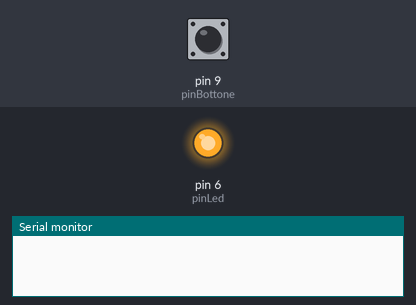
Bench run of a sketch on a simulated Arduino Uno, built with avr-gcc and run on an emulated ATmega328P. On the bench: output pins drawn as LEDs (lit = HIGH), the last lines printed to the serial monitor. The inputs (shaded band) are chosen by the test bench; at power-on: pin 9 (pinBottone) HIGH. Random numbers use the default seed unless the sketch sets one.

Above: at 2.2 s.
2.3 s: pin 9 (pinBottone) pulled LOW for 3.2 s
At 3.3 s:
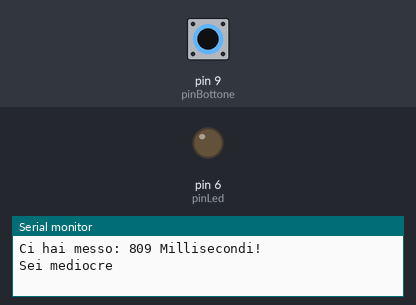
Timing chart, 0 to 8.1 s (numbered marks = the images above; inputs shaded):
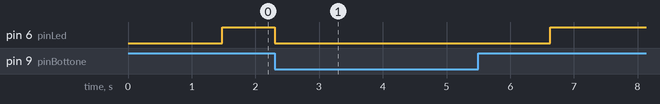

Measured:
- after the input at 2.3 s, pin 6 (pinLed): HIGH → LOW at once, → HIGH 4.3 s later

The sketch:

tempo_di_reazione.ino
```cpp
// Sketch di Dux_gae_69
int pinLed = 6;
int pinBottone = 9;
long tempoDiReazione = 0;

void setup() {
  // put your setup code here, to run once:
  Serial.begin(9600);
  pinMode(pinBottone, INPUT);
  pinMode(pinLed, OUTPUT);
  randomSeed(10469);
}

void loop() {
  // put your main code here, to run repeatedly:
  trovaReazione();
}

void trovaReazione() {
  int tempoAccensionepinLed = random(1000, 3000);
  delay(tempoAccensionepinLed);
  digitalWrite(pinLed, 1);
  while (true) {
    tempoDiReazione++;
    delay(1);
    if (digitalRead(pinBottone) == 0) {
      break;
    }
  }
  digitalWrite(pinLed, 0);
  Serial.print("Ci hai messo: ");
  Serial.print(tempoDiReazione);
  Serial.println(" Millisecondi!");

  if (tempoDiReazione >= 1000) {
    Serial.println("Sei un bottazzo");
  } else if (tempoDiReazione >= 300) {
    Serial.println("Sei mediocre");
  } else if (tempoDiReazione >= 200) {
    Serial.println("Sei buono");
  } else if (tempoDiReazione >= 100) {
    Serial.println("Sei un pro player di fortnite");
  } else if (tempoDiReazione <= 10) {
    Serial.println("Sei un cheater");
  }

  tempoDiReazione = 0;
}
```
